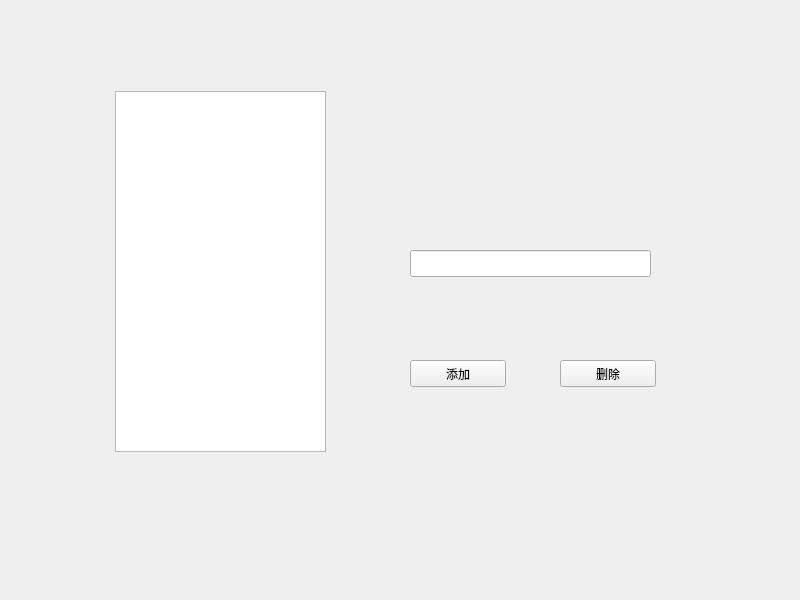
<?xml version="1.0" encoding="UTF-8"?>
<ui version="4.0">
 <class>Widget</class>
 <widget class="QWidget" name="Widget">
  <property name="geometry">
   <rect>
    <x>0</x>
    <y>0</y>
    <width>800</width>
    <height>600</height>
   </rect>
  </property>
  <property name="windowTitle">
   <string>Widget</string>
  </property>
  <widget class="QListWidget" name="listWidget">
   <property name="geometry">
    <rect>
     <x>115</x>
     <y>91</y>
     <width>211</width>
     <height>361</height>
    </rect>
   </property>
  </widget>
  <widget class="QPushButton" name="pushButton">
   <property name="geometry">
    <rect>
     <x>410</x>
     <y>360</y>
     <width>96</width>
     <height>27</height>
    </rect>
   </property>
   <property name="text">
    <string>添加</string>
   </property>
  </widget>
  <widget class="QPushButton" name="pushButton_2">
   <property name="geometry">
    <rect>
     <x>560</x>
     <y>360</y>
     <width>96</width>
     <height>27</height>
    </rect>
   </property>
   <property name="text">
    <string>删除</string>
   </property>
  </widget>
  <widget class="QLineEdit" name="lineEdit">
   <property name="geometry">
    <rect>
     <x>410</x>
     <y>250</y>
     <width>241</width>
     <height>27</height>
    </rect>
   </property>
  </widget>
 </widget>
 <resources/>
 <connections/>
</ui>
